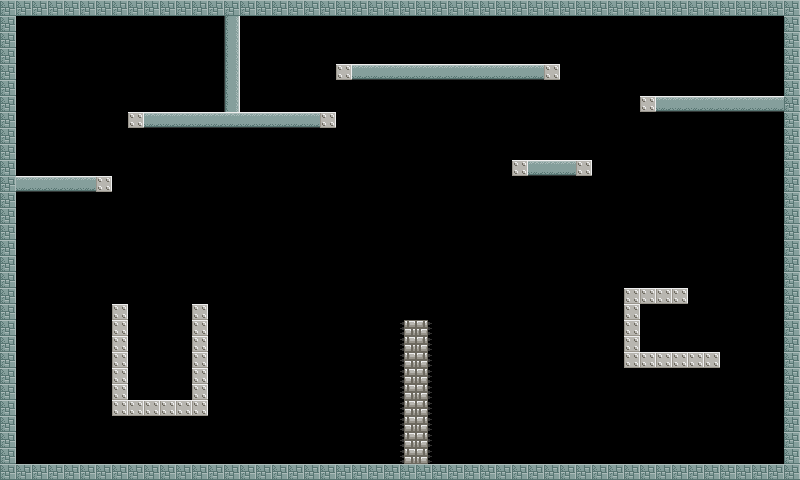

A 2D game scene composited from a Tiled map and its tileset images. What follows is a short description and the map's XML, with each tile layer's data collapsed to a summary:
An orthogonal 50x30 tile map with 16x16 px tiles, 1 tile layer (walls), 2 tilesets and 5 objects (4x target, cannon_position).

<map version="1.0" orientation="orthogonal" width="50" height="30" tilewidth="16" tileheight="16">
 <tileset firstgid="1" name="walls" tilewidth="16" tileheight="16">
  <image source="walls.png" width="128" height="80" />
 </tileset>
 <tileset firstgid="41" name="target" tilewidth="32" tileheight="32">
  <image source="target.png" width="32" height="32" />
 </tileset>
 <objectgroup name="targets" width="50" height="30">
  <object type="target" gid="41" x="752" y="96" />
  <object type="target" gid="41" x="160" y="80" />
  <object type="target" gid="41" x="640" y="352" />
  <object type="target" gid="41" x="144" y="384" />
 </objectgroup>
 <layer name="walls" width="50" height="30">
  <properties>
   <property name="tileset" value="walls" />
  </properties>
  <data>[1500 cells, 258 non-empty, 6 distinct tile ids]</data>
 </layer>
 <objectgroup name="cannon" width="50" height="30">
  <object name="position" type="cannon_position" x="400" y="304" width="32" height="16" />
 </objectgroup>
</map>
